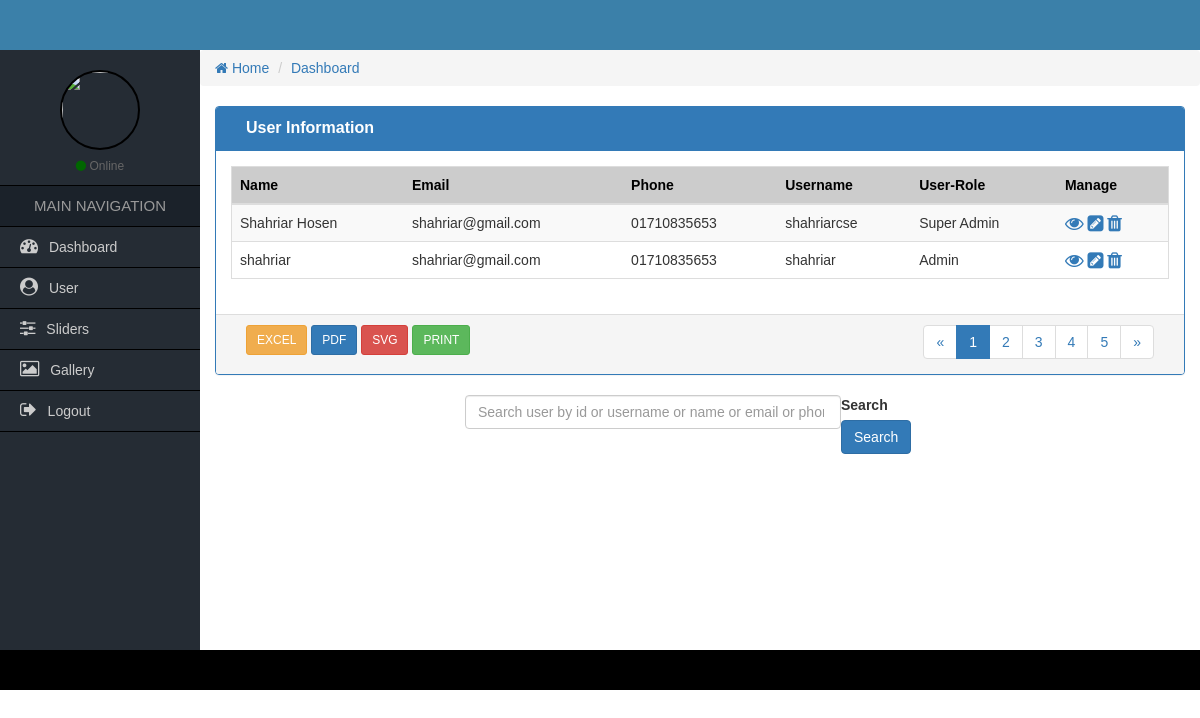
/admin/search-result.php, run on an earlier commit of the app's database.
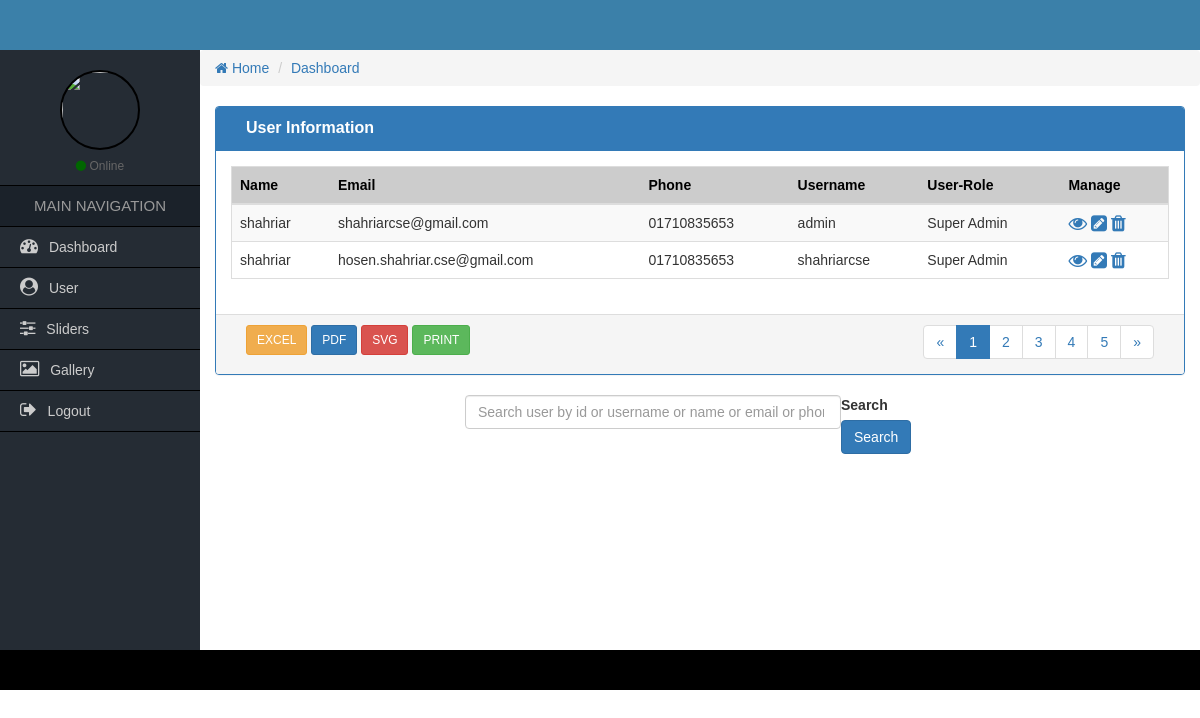
And on a later commit of the database.
### tables this page shows
CREATE TABLE `tbl_user` (
  `id` int(11) NOT NULL,
  `name` varchar(50) NOT NULL,
  `phone` varchar(25) NOT NULL,
  `email` varchar(50) NOT NULL,
  `username` varchar(50) NOT NULL,
  `password` varchar(50) NOT NULL,
  `role_id` int(11) NOT NULL,
  `image` varchar(255) NOT NULL
);

CREATE TABLE `tbl_user_role` (
  `role_id` int(11) NOT NULL,
  `role_name` varchar(25) NOT NULL
);

### admin/search-result.php (the view, shortened to what this page needs)
<?php
	require_once('functions/admin-functions.php');
?>
<div class="col-md-12">
    <div class="panel panel-primary">
        <div class="panel-heading">
            <div class="col-md-9 heading_title">
                User Information
             </div>
             <div class="col-md-3 text-right">
            </div>
            <div class="clearfix"></div>
        </div>
      <div class="panel-body">
          <table class="table table-responsive table-striped table-hover table_cus">
                <thead class="table_head">
                    <tr>
                        <th>Name</th>
                        <th>Email</th>
                        <th>Phone</th>
                        <th class="hidden-xs">Username</th>
                        <th class="hidden-xs">User-Role</th>
                        <th>Manage</th>
                    </tr>
                </thead>
                <tbody>
                <?php
                    $search = $_POST['search'];
                    $query = "SELECT * FROM tbl_user NATURAL JOIN tbl_user_role WHERE name LIKE '%$search%' OR email LIKE '$search' OR phone LIKE '$search' ";
                    $sqlQuery = mysqli_query($dbconnect, $query);
                    while($row = mysqli_fetch_array($sqlQuery)) : ?>
                    <tr>
                        <td><?= $row['name']; ?></td>
                        <td><?= $row['email']; ?></td>
                        <td><?= $row['phone']; ?></td>
                        <td class="hidden-xs"><?= $row['username']; ?></td>
                        <td class="hidden-xs"><?= $row['role_name']; ?></td>
                        <td>
                          <a href="view-user.php?viewId=<?= $row['id']; ?>"><i class="fa fa-eye fa-lg"></i></a>
                          <a href="edit-user.php?editId=<?= $row['id']; ?>"><i class="fa fa-pencil-square fa-lg"></i></a>
                          <a href="delete-user.php?deleteId=<?= $row['id']; ?>" onclick="return confirmation()"><i class="fa fa-trash fa-lg"></i></a>
                         </td>
                    </tr>
                      <?php  endwhile; ?>
                </tbody>
          </table>
      </div>
      <div class="panel-footer">
        <div class="col-md-4">
            <a href="#" class="btn btn-sm btn-warning">EXCEL</a>
            <a href="#" class="btn btn-sm btn-primary">PDF</a>
            <a href="#" class="btn btn-sm btn-danger">SVG</a>
            <a href="#" class="btn btn-sm btn-success">PRINT</a>
        </div>
        <div class="col-md-4">
        </div>
        <div class="col-md-4 text-right">
            <nav aria-label="Page navigation">
              <ul class="pagination pagina_cus">
                <li>
                  <a href="#" aria-label="Previous">
                    <span aria-hidden="true">&laquo;</span>
                  </a>
                </li>
                <li class="active"><a href="#">1</a></li>
                <li><a href="#">2</a></li>
                <li><a href="#">3</a></li>
                <li><a href="#">4</a></li>
                <li><a href="#">5</a></li>
                <li>
                  <a href="#" aria-label="Next">
                    <span aria-hidden="true">&raquo;</span>
                  </a>
                </li>
              </ul>
            </nav>
        </div>
        <div class="clearfix"></div>
      </div>
    </div>
</div>
<div class="col-md-6 col-md-offset-3">
     <form action="">
        <div class="form-group">
        <label for="search">Search</label>
            <input type="search" name="search" class="form-control" id="search" placeholder="Search user by id or username or name or email or phone" /><br>
            <a href="#" class="btn btn-primary">Search</a>
        </div>
    </form>
</div>

What changed in the data, as far as the page shows it:
changed tbl_user: name "Shahriar Hosen" → "shahriar"; email "shahriar@gmail.com" → "shahriarcse@gmail.com"; username "shahriarcse" → "admin"
changed tbl_user: email "shahriar@gmail.com" → "hosen.shahriar.cse@gmail.com"; username "shahriar" → "shahriarcse"; role.role_name "Admin" → "Super Admin"
